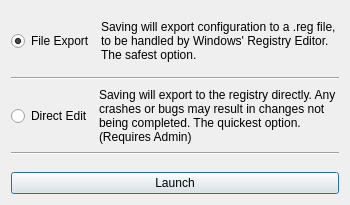
<?xml version="1.0" encoding="UTF-8"?>
<ui version="4.0">
 <class>Dialog</class>
 <widget class="QDialog" name="Dialog">
  <property name="geometry">
   <rect>
    <x>0</x>
    <y>0</y>
    <width>350</width>
    <height>205</height>
   </rect>
  </property>
  <property name="sizePolicy">
   <sizepolicy hsizetype="Preferred" vsizetype="Minimum">
    <horstretch>0</horstretch>
    <verstretch>0</verstretch>
   </sizepolicy>
  </property>
  <property name="minimumSize">
   <size>
    <width>350</width>
    <height>0</height>
   </size>
  </property>
  <property name="maximumSize">
   <size>
    <width>500</width>
    <height>300</height>
   </size>
  </property>
  <property name="windowTitle">
   <string>Mode Selection</string>
  </property>
  <layout class="QGridLayout" name="gridLayout">
   <item row="0" column="0">
    <layout class="QVBoxLayout" name="verticalLayout_2">
     <item>
      <layout class="QVBoxLayout" name="verticalLayout">
       <item>
        <layout class="QHBoxLayout" name="horizontalLayout">
         <item>
          <widget class="QRadioButton" name="radioButton">
           <property name="maximumSize">
            <size>
             <width>85</width>
             <height>16777215</height>
            </size>
           </property>
           <property name="text">
            <string>File Export</string>
           </property>
           <property name="checked">
            <bool>true</bool>
           </property>
          </widget>
         </item>
         <item>
          <widget class="QLabel" name="label">
           <property name="minimumSize">
            <size>
             <width>0</width>
             <height>60</height>
            </size>
           </property>
           <property name="maximumSize">
            <size>
             <width>16777215</width>
             <height>240</height>
            </size>
           </property>
           <property name="text">
            <string>Saving will export configuration to a .reg file, to be handled by Windows' Registry Editor. The safest option.</string>
           </property>
           <property name="wordWrap">
            <bool>true</bool>
           </property>
          </widget>
         </item>
        </layout>
       </item>
       <item>
        <widget class="Line" name="line">
         <property name="orientation">
          <enum>Qt::Horizontal</enum>
         </property>
        </widget>
       </item>
       <item>
        <layout class="QHBoxLayout" name="horizontalLayout_2">
         <item>
          <widget class="QRadioButton" name="radioButton_2">
           <property name="maximumSize">
            <size>
             <width>85</width>
             <height>16777215</height>
            </size>
           </property>
           <property name="text">
            <string>Direct Edit</string>
           </property>
          </widget>
         </item>
         <item>
          <widget class="QLabel" name="label_2">
           <property name="minimumSize">
            <size>
             <width>0</width>
             <height>60</height>
            </size>
           </property>
           <property name="maximumSize">
            <size>
             <width>16777215</width>
             <height>240</height>
            </size>
           </property>
           <property name="text">
            <string>Saving will export to the registry directly. Any crashes or bugs may result in changes not being completed. The quickest option. (Requires Admin)</string>
           </property>
           <property name="scaledContents">
            <bool>false</bool>
           </property>
           <property name="wordWrap">
            <bool>true</bool>
           </property>
          </widget>
         </item>
        </layout>
       </item>
      </layout>
     </item>
     <item>
      <widget class="Line" name="line_3">
       <property name="orientation">
        <enum>Qt::Horizontal</enum>
       </property>
      </widget>
     </item>
     <item>
      <spacer name="verticalSpacer">
       <property name="orientation">
        <enum>Qt::Vertical</enum>
       </property>
       <property name="sizeHint" stdset="0">
        <size>
         <width>20</width>
         <height>0</height>
        </size>
       </property>
      </spacer>
     </item>
     <item>
      <widget class="QPushButton" name="pushButton">
       <property name="text">
        <string>Launch</string>
       </property>
      </widget>
     </item>
    </layout>
   </item>
  </layout>
 </widget>
 <resources/>
 <connections/>
</ui>
